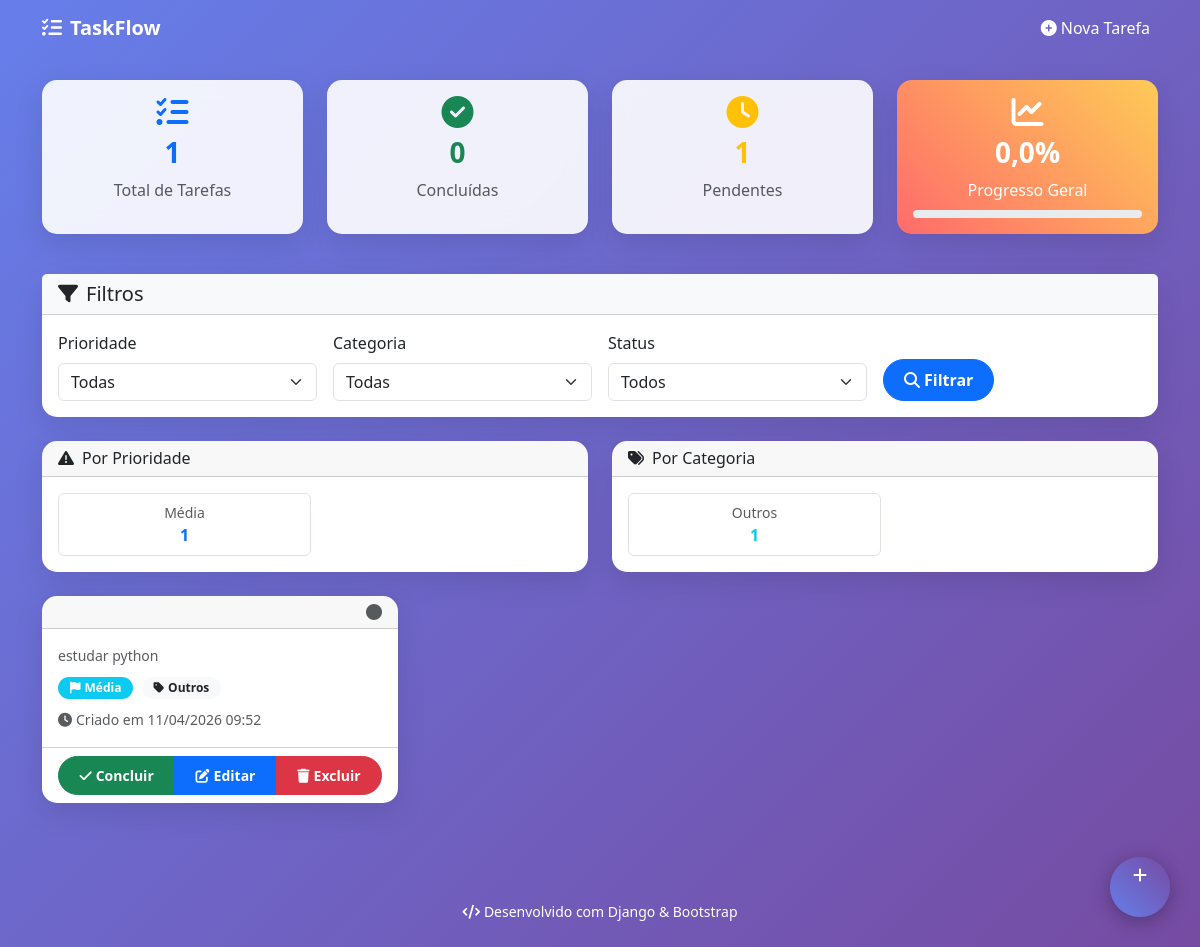
The page / on the database its author committed.
### tarefas/models.py (models this page shows, shortened)
class Tarefa(models.Model):
    titulo = models.CharField("Título", max_length=200)
    descricao = models.TextField("Descrição", blank=True)
    prioridade = models.CharField(
        "Prioridade",
        max_length=10,
        choices=PRIORIDADES,
        default="medium",
    )
    categoria = models.CharField(
        "Categoria",
        max_length=20,
        choices=CATEGORIAS,
        default="outros",
    )
    concluida = models.BooleanField("Concluída", default=False)
    data_vencimento = models.DateField("Data de Vencimento", null=True, blank=True)
    criado_em = models.DateTimeField("Criado em", auto_now_add=True)
    class Meta:
        ordering = ["-prioridade", "-criado_em"]
        verbose_name = "Tarefa"
        verbose_name_plural = "Tarefas"
    def esta_atrasada(self):
        if self.data_vencimento and not self.concluida:
            return self.data_vencimento < timezone.now().date()
        return False

### tarefas/views.py (the view)
# urls.py: path("", views.index, name="index"),
def index(request):
    tarefas = Tarefa.objects.all()
    prioridade_filtro = request.GET.get("prioridade", "")
    categoria_filtro = request.GET.get("categoria", "")
    status_filtro = request.GET.get("status", "")
    if prioridade_filtro:
        tarefas = tarefas.filter(prioridade=prioridade_filtro)
    if categoria_filtro:
        tarefas = tarefas.filter(categoria=categoria_filtro)
    if status_filtro == "concluidas":
        tarefas = tarefas.filter(concluida=True)
    elif status_filtro == "pendentes":
        tarefas = tarefas.filter(concluida=False)
    elif status_filtro == "atrasadas":
        tarefas = tarefas.filter(concluida=False, data_vencimento__lt=timezone.now().date())
    total_tarefas = Tarefa.objects.count()
    tarefas_concluidas = Tarefa.objects.filter(concluida=True).count()
    tarefas_pendentes = total_tarefas - tarefas_concluidas
    tarefas_atrasadas = Tarefa.objects.filter(concluida=False, data_vencimento__lt=timezone.now().date()).count()
    progresso = (tarefas_concluidas / total_tarefas * 100) if total_tarefas > 0 else 0
    resumo_prioridade = []
    for cod, nome in PRIORIDADES:
        subtotal = Tarefa.objects.filter(prioridade=cod).count()
        if subtotal > 0:
            resumo_prioridade.append({"nome": nome, "total": subtotal, "codigo": cod})
    resumo_categoria = []
    for cod, nome in CATEGORIAS:
        subtotal = Tarefa.objects.filter(categoria=cod).count()
        if subtotal > 0:
            resumo_categoria.append({"nome": nome, "total": subtotal, "codigo": cod})
    context = {
        "tarefas": tarefas,
        "total_tarefas": total_tarefas,
        "tarefas_concluidas": tarefas_concluidas,
        "tarefas_pendentes": tarefas_pendentes,
        "tarefas_atrasadas": tarefas_atrasadas,
        "progresso": progresso,
        "resumo_prioridade": resumo_prioridade,
        "resumo_categoria": resumo_categoria,
        "prioridades": PRIORIDADES,
        "categorias": CATEGORIAS,
        "prioridade_filtro": prioridade_filtro,
        "categoria_filtro": categoria_filtro,
        "status_filtro": status_filtro,
    }
    return render(request, "tarefas/index.html", context)

### tarefas/templates/tarefas/index.html (shortened to what this page needs)
{% extends "tarefas/base.html" %}
{% block content %}
<div class="row mb-4">
    <div class="col-md-3 mb-3">
        <div class="card stats-card text-center h-100">
            <div class="card-body">
                <i class="fas fa-tasks fa-2x text-primary mb-2"></i>
                <h3 class="fw-bold text-primary">{{ total_tarefas }}</h3>
                <p class="text-muted mb-0">Total de Tarefas</p>
            </div>
        </div>
    </div>
    <div class="col-md-3 mb-3">
        <div class="card stats-card text-center h-100">
            <div class="card-body">
                <i class="fas fa-check-circle fa-2x text-success mb-2"></i>
                <h3 class="fw-bold text-success">{{ tarefas_concluidas }}</h3>
                <p class="text-muted mb-0">Concluídas</p>
            </div>
        </div>
    </div>
    <div class="col-md-3 mb-3">
        <div class="card stats-card text-center h-100">
            <div class="card-body">
                <i class="fas fa-clock fa-2x text-warning mb-2"></i>
                <h3 class="fw-bold text-warning">{{ tarefas_pendentes }}</h3>
                <p class="text-muted mb-0">Pendentes</p>
            </div>
        </div>
    </div>
    <div class="col-md-3 mb-3">
        <div class="card progress-card text-center h-100">
            <div class="card-body">
                <i class="fas fa-chart-line fa-2x mb-2"></i>
                <h3 class="fw-bold">{{ progresso|floatformat:1 }}%</h3>
                <p class="mb-2">Progresso Geral</p>
                <div class="progress" style="height: 8px;">
                </div>
            </div>
        </div>
    </div>
</div>
<div class="card mb-4">
    <div class="card-header bg-light">
        <h5 class="mb-0"><i class="fas fa-filter me-2"></i>Filtros</h5>
    </div>
    <div class="card-body">
        <form method="get" class="row g-3">
            <div class="col-md-3">
                <label class="form-label">Prioridade</label>
                <select name="prioridade" class="form-select">
                    <option value="">Todas</option>
                </select>
            </div>
            <div class="col-md-3">
                <label class="form-label">Categoria</label>
                <select name="categoria" class="form-select">
                    <option value="">Todas</option>
                </select>
            </div>
            <div class="col-md-3">
                <label class="form-label">Status</label>
                <select name="status" class="form-select">
                    <option value="">Todos</option>
                </select>
            </div>
            <div class="col-md-3 d-flex align-items-end">
                <button type="submit" class="btn btn-primary me-2 btn-custom">
                    <i class="fas fa-search me-1"></i>Filtrar
                </button>
            </div>
        </form>
    </div>
</div>
<div class="row mb-4">
    <div class="col-md-6">
        <div class="card h-100">
            <div class="card-header">
                <h6 class="mb-0"><i class="fas fa-exclamation-triangle me-2"></i>Por Prioridade</h6>
            </div>
            <div class="card-body">
                {% if resumo_prioridade %}
                    <div class="row g-2">
                    {% for item in resumo_prioridade %}
                        <div class="col-6">
                            <div class="p-2 border rounded text-center">
                                <small class="text-muted d-block">{{ item.nome }}</small>
                                <strong class="text-primary">{{ item.total }}</strong>
                            </div>
                        </div>
                    {% endfor %}
                    </div>
                {% else %}
                    <p class="text-muted text-center mb-0">Nenhuma tarefa encontrada</p>
                {% endif %}
            </div>
        </div>
    </div>
    <div class="col-md-6">
        <div class="card h-100">
            <div class="card-header">
                <h6 class="mb-0"><i class="fas fa-tags me-2"></i>Por Categoria</h6>
            </div>
            <div class="card-body">
                {% if resumo_categoria %}
                    <div class="row g-2">
                    {% for item in resumo_categoria %}
                        <div class="col-6">
                            <div class="p-2 border rounded text-center">
                                <small class="text-muted d-block">{{ item.nome }}</small>
                                <strong class="text-info">{{ item.total }}</strong>
                            </div>
                        </div>
                    {% endfor %}
                    </div>
                {% else %}
                    <p class="text-muted text-center mb-0">Nenhuma tarefa encontrada</p>
                {% endif %}
            </div>
        </div>
    </div>
</div>
<div class="row">
    {% for tarefa in tarefas %}
    <div class="col-md-6 col-lg-4 mb-4">
        <div class="card h-100 {% if tarefa.esta_atrasada %}border-danger{% endif %}">
            <div class="card-header d-flex justify-content-between align-items-center">
                {% if tarefa.concluida %}
                    <i class="fas fa-check-circle text-success"></i>
                {% else %}
                    <i class="fas fa-circle text-muted"></i>
                {% endif %}
            </div>
            <div class="card-body">
                {% if tarefa.descricao %}
                    <p class="card-text small text-muted mb-2">{{ tarefa.descricao|truncatechars:100 }}</p>
                {% endif %}
                <div class="mb-2">
                    <span class="badge badge-custom
                        {% if tarefa.prioridade == 'urgent' %}bg-danger
                        {% elif tarefa.prioridade == 'high' %}bg-warning text-dark
                        {% elif tarefa.prioridade == 'medium' %}bg-info
                        {% else %}bg-secondary{% endif %}">
                        <i class="fas fa-flag me-1"></i>{{ tarefa.get_prioridade_display }}
                    </span>
                    <span class="badge badge-custom bg-light text-dark ms-1">
                        <i class="fas fa-tag me-1"></i>{{ tarefa.get_categoria_display }}
                    </span>
                </div>
                <small class="text-muted">
                    <i class="fas fa-clock me-1"></i>Criado em {{ tarefa.criado_em|date:"d/m/Y H:i" }}
                </small>
            </div>
            <div class="card-footer bg-transparent">
                <div class="btn-group w-100" role="group">
                    {% if not tarefa.concluida %}
                        <a href="{% url 'tarefas:concluir' tarefa.pk %}" class="btn btn-success btn-sm btn-custom">
                            <i class="fas fa-check me-1"></i>Concluir
                        </a>
                    {% endif %}
                    <a href="{% url 'tarefas:editar' tarefa.pk %}" class="btn btn-primary btn-sm btn-custom">
                        <i class="fas fa-edit me-1"></i>Editar
                    </a>
                    <a href="{% url 'tarefas:excluir' tarefa.pk %}" class="btn btn-danger btn-sm btn-custom">
                        <i class="fas fa-trash me-1"></i>Excluir
                    </a>
                </div>
            </div>
        </div>
    </div>
    {% endfor %}
</div>
{% endblock %}

### tarefas/templates/tarefas/base.html (shortened to what this page needs)
<!DOCTYPE html>
<html lang="pt-br">
<head>
    <link href="https://cdn.jsdelivr.net/npm/bootstrap@5.3.0/dist/css/bootstrap.min.css" rel="stylesheet">
    <link href="https://cdnjs.cloudflare.com/ajax/libs/font-awesome/6.4.0/css/all.min.css" rel="stylesheet">
</head>
<body>
    <nav class="navbar navbar-expand-lg navbar-dark bg-transparent mb-4">
        <div class="container">
            <a class="navbar-brand" href="{% url 'tarefas:index' %}">
                <i class="fas fa-tasks me-2"></i>TaskFlow
            </a>
            <div class="navbar-nav ms-auto">
                <a class="nav-link text-white" href="{% url 'tarefas:adicionar' %}">
                    <i class="fas fa-plus-circle me-1"></i>Nova Tarefa
                </a>
            </div>
        </div>
    </nav>
    <div class="container">
        {% block content %}{% endblock %}
    </div>
    <a href="{% url 'tarefas:adicionar' %}" class="btn btn-primary floating-btn" title="Adicionar Tarefa">
        <i class="fas fa-plus text-white"></i>
    </a>
    <footer class="text-center text-white py-4 mt-5">
        <small><i class="fas fa-code me-1"></i>Desenvolvido com Django & Bootstrap</small>
    </footer>
</body>
</html>

### tarefas/templates/tarefas/base.html (style rules this page uses)
body { background: linear-gradient(135deg, #667eea 0%, #764ba2 100%); min-height: 100vh; font-family: 'Segoe UI', Tahoma, Geneva, Verdana, sans-serif; }
.navbar-brand { font-weight: 700; color: #fff !important; }
.card { border: none; border-radius: 15px; box-shadow: 0 10px 30px rgba(0,0,0,0.1); transition: transform 0.3s ease; }
.btn-custom { border-radius: 25px; padding: 8px 20px; font-weight: 600; transition: all 0.3s ease; }
.progress-card { background: linear-gradient(45deg, #ff6b6b, #feca57); color: white; }
.badge-custom { border-radius: 20px; padding: 5px 12px; }
.stats-card { background: rgba(255, 255, 255, 0.9); backdrop-filter: blur(10px); }
.floating-btn { position: fixed; bottom: 30px; right: 30px; width: 60px; height: 60px; border-radius: 50%; background: linear-gradient(45deg, #667eea, #764ba2); border: none; box-shadow: 0 4px 20px rgba(0,0,0,0.3); z-index: 1000; }

### rows shown on the page
Tarefa: nome "Outros", total "1", concluida False (drawn), descricao "estudar python", prioridade "Média", categoria "Outros", criado_em "11/04/2026 09:52"

### other values the page prints
{{ total_tarefas }} "1"
{{ tarefas_concluidas }} "0"
{{ tarefas_pendentes }} "1"
{{ progresso|floatformat:1 }} "0,0"
{{ item.nome }} "Média"
{{ item.total }} "1"
